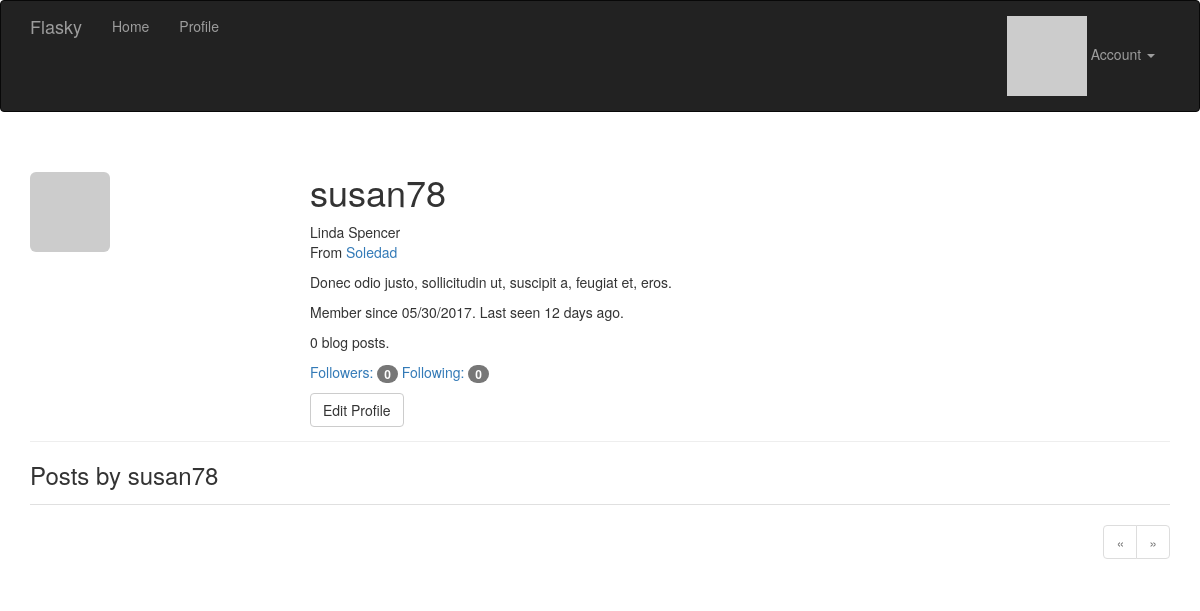
Screenshot of /user/susan78 (signed in) with the database file from the repository.
### app/models.py (models this page shows, shortened)
class User(UserMixin, db.Model):
    __tablename__ = 'users'
    id = db.Column(db.Integer, primary_key=True)
    email = db.Column(db.String(64), unique=True, index=True)
    username = db.Column(db.String(64), unique=True, index=True)
    role_id = db.Column(db.Integer, db.ForeignKey('roles.id'))
    password_hash = db.Column(db.String(128))
    confirmed = db.Column(db.Boolean, default=False)
    name = db.Column(db.String(64))
    location = db.Column(db.String(64))
    about_me = db.Column(db.Text())
    member_since = db.Column(db.DateTime(),default=datetime.utcnow)
    last_seen = db.Column(db.DateTime(),default=datetime.utcnow)
    avatar_hash = db.Column(db.String(32))
    posts = db.relationship('Post',backref='author',lazy='dynamic')
    followed = db.relationship('Follow',
                               foreign_keys=[Follow.follower_id],
                               backref=db.backref('follower', lazy='joined'),
                               lazy='dynamic',
                               cascade='all, delete-orphan')
    followers = db.relationship('Follow',
                                foreign_keys=[Follow.followed_id],
                                backref=db.backref('followed', lazy='joined'),
                                lazy='dynamic',
                                cascade='all, delete-orphan')
    commments = db.relationship('Comment',backref='author',lazy='dynamic')
    def can(self,permissions):
        return self.role is not None and \
               (self.role.permissions & permissions) == permissions
    def is_administrator(self):
        return self.can(Permission.ADMINISTER)
    @property
    def password(self):
        raise AttributeError('password is not a readable attribute')
    def ping(self):
        self.last_seen = datetime.utcnow()
        db.session.add(self)
    def gravatar(self,size=100,default='identicon',rating='g'): #头像由链接和MD5散列值实现
        if request.is_secure:     #判断request是否为https
            url = 'https://secure.gravatar.com/avatar'
        else:
            url = 'http://www.gravatar.com/avatar'
        hash = self.avatar_hash or hashlib.md5(self.email.encode('utf-8')).hexdigest()
        return '{url}/{hash}?s={size}&d={default}&r={rating}'.format(url=url,hash=hash,
                                                                    size=size,default=default,rating=rating)

### app/main/views.py (the view)
@main.route('/user/<username>')
def user(username):
    user = User.query.filter_by(username=username).first()
    if user is None:
        abort(404)
    page = request.args.get('page', 1, type=int)
    pagination = user.posts.order_by(Post.timestamp.desc()).paginate(page, per_page=current_app.config[
        'FLASKY_POSTS_PER_PAGE'],error_out=False)
    posts = pagination.items
    return render_template('user.html',user=user,posts=posts,pagination=pagination)

### app/auth/views.py (called while the page is built)
@auth.before_app_request
def before_request():
    if current_user.is_authenticated:
        current_user.ping()
        if not current_user.confirmed \
            and request.endpoint \
            and request.endpoint[:5] != 'auth.' \
            and request.endpoint != 'static':
            return redirect(url_for('auth.unconfirmed'))

### app/main/__init__.py (called while the page is built)
@main.app_context_processor
def inject_permissions():
    return dict(Permission=Permission)

### app/main/views.py (called while the page is built)
@main.after_app_request
def after_request(response):
    for query in get_debug_queries():
        if query.duration >= current_app.config['FLASKY_SLOW_DB_QUERY_TIME']:
            current_app.logger.warning(
                'Slow query: %s\nParameters: %s\nDuration: %fs\nContext: %s\n'
                %(query.statement,query.parameters,query.duration,query.context))
    return response

### app/models.py (called while the page is built)
@login_manager.user_loader
def load_user(user_id):
    return User.query.get(int(user_id))

### app/templates/user.html (shortened to what this page needs)
{% extends "base.html" %}
{% import "_macros.html" as macros %}
{% block page_content %}
<div class="page-header">
    <img class="img-rounded profile-thumbnail" src="{{ user.gravatar(size=256) }}">
    <div class="profile-header">
        <h1>{{ user.username }}</h1>
        {% if user.name or user.location %}
        <p>
            {% if user.name %}{{ user.name }}<br>{% endif %}
            {% if user.location %}
                From <a href="http://maps.baidu.com/?q={{ user.location }}">{{ user.location }}</a><br>
            {% endif %}
        </p>
        {% endif %}
        {% if user.about_me %}<p>{{ user.about_me }}</p>{% endif %}
        <p>Member since {{ moment(user.member_since).format('L') }}. Last seen {{ moment(user.last_seen).fromNow() }}.</p>
        <p>{{ user.posts.count() }} blog posts.</p>
        <p>
            <a href="{{ url_for('.followers', username=user.username) }}">Followers: <span class="badge">{{ user.followers.count()-1}}</span></a>
            <a href="{{ url_for('.followed_by', username=user.username) }}">Following: <span class="badge">{{ user.followed.count()-1}}</span></a>
        </p>
        <p>
            {% if user == current_user %}
            <a class="btn btn-default" href="{{ url_for('.edit_profile') }}">Edit Profile</a>
            {% endif %}
        </p>
    </div>
</div>
<h3>Posts by {{ user.username }}</h3>
{% include '_posts.html' %}
{% if pagination %}
<div class="pagination">
    {{ macros.pagination_widget(pagination, '.user', username=user.username) }}
</div>
{% endif %}
{% endblock %}

### app/static/styles.css (style rules this page uses)
.profile-thumbnail { position: absolute; }
.profile-header { min-height: 260px; margin-left: 280px; }
div.pagination { width: 100%; text-align: right; padding: 0px; margin: 0px; }

### rows the page displays
User: username "susan78", name "Linda Spencer", location "Soledad", about_me "Donec odio justo, sollicitudin ut, suscipit a, feugiat et, eros.", member_since "05/30/2017", last_seen "12 days ago"

### other values shown
{{ user.posts.count() }} "0"
{{ user.followers.count()-1 }} "0"
{{ user.followed.count()-1 }} "0"
